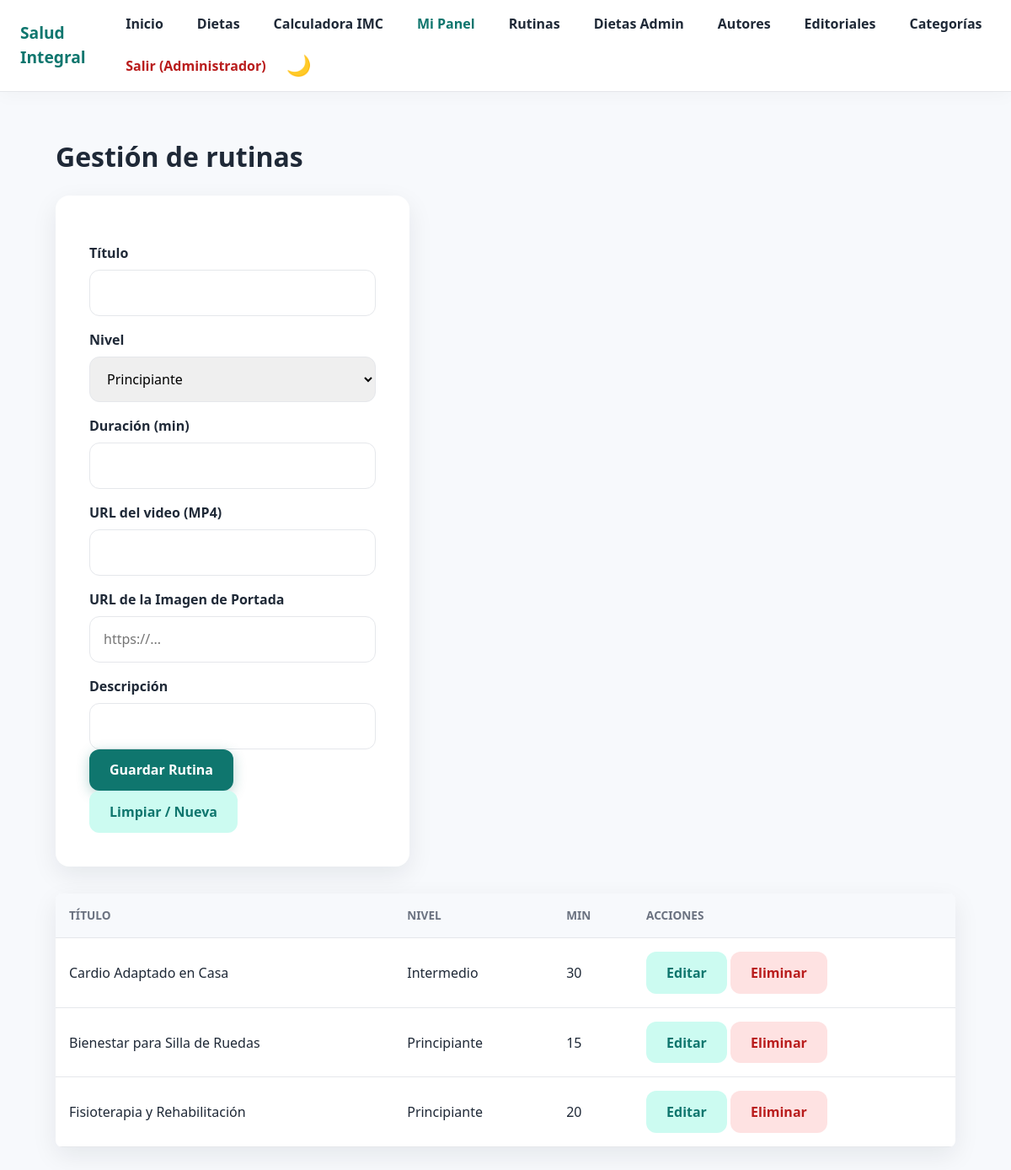
The page /modulos/rutinas.php (signed in) on the database its author committed.
### tables this page shows
CREATE TABLE rutinas (
    id INT AUTO_INCREMENT PRIMARY KEY,
    titulo VARCHAR(150) NOT NULL,
    nivel ENUM('Principiante','Intermedio','Avanzado') NOT NULL,
    duracion_minutos INT NOT NULL,
    video_url VARCHAR(255) DEFAULT NULL,
    descripcion TEXT,
    imagen_url VARCHAR(255) DEFAULT NULL
);

### modulos/rutinas.php (the view, shortened to what this page needs)
<?php
require_once '../config/conexion.php';
$rutinas = $pdo->query('SELECT * FROM rutinas ORDER BY id DESC')->fetchAll();
?>
<!DOCTYPE html>
<html lang="es">
<head>
<link rel="stylesheet" href="../Assets/CSS/estilos.css">
</head>
<body>
<?php include '../includes/cabecera.php'; ?>
<main class="dashboard">
  <h1>Gestión de rutinas</h1>
  <form method="POST" action="rutinas.php" class="auth-card" style="max-width:100%; margin-bottom: 2rem;">
    <label>Título</label>
    <input type="text" name="titulo" id="form_titulo" required maxlength="150">
    <label>Nivel</label>
    <select name="nivel" id="form_nivel" required>
      <option value="Principiante">Principiante</option>
    </select>
    <label>Duración (min)</label>
    <input type="number" name="duracion" id="form_duracion" min="1" required>
    <label>URL del video (MP4)</label>
    <input type="url" name="video" id="form_video">
    <label>URL de la Imagen de Portada</label>
    <input type="url" name="imagen_url" id="form_imagen" placeholder="https://...">
    <label>Descripción</label>
    <input type="text" name="descripcion" id="form_desc">
    <button type="submit" class="btn-primario">Guardar Rutina</button>
    <button type="button" class="btn-secundario" onclick="document.getElementById('form_id').value='0'; this.form.reset();">Limpiar / Nueva</button>
  </form>
  <table class="tabla" style="width: 100%; border-collapse: collapse; background: #fff; border-radius: 8px; overflow: hidden; box-shadow: var(--sombra);">
    <thead style="background: var(--fondo); text-align: left;">
      <tr>
        <th style="padding: 1rem;">Título</th>
        <th style="padding: 1rem;">Nivel</th>
        <th style="padding: 1rem;">Min</th>
        <th style="padding: 1rem;">Acciones</th>
      </tr>
    </thead>
    <tbody>
      <?php foreach ($rutinas as $r): ?>
      <tr style="border-bottom: 1px solid var(--borde);">
        <td style="padding: 1rem;"><?= htmlspecialchars($r['titulo']) ?></td>
        <td style="padding: 1rem;"><?= htmlspecialchars($r['nivel']) ?></td>
        <td style="padding: 1rem;"><?= htmlspecialchars($r['duracion_minutos']) ?></td>
        <td style="padding: 1rem;">
          <button type="button" class="btn-secundario" onclick="editarRutina(
            <?= $r['id'] ?>,
            '<?= addslashes($r['titulo']) ?>',
            '<?= $r['nivel'] ?>',
            <?= $r['duracion_minutos'] ?>,
            '<?= addslashes($r['video_url'] ?? '') ?>',
            '<?= addslashes($r['imagen_url'] ?? '') ?>',
            '<?= addslashes($r['descripcion'] ?? '') ?>'
          )">Editar</button>
          <a href="rutinas.php?eliminar=<?= $r['id'] ?>" class="btn-secundario" style="text-decoration:none; background:#fee2e2; color:#b91c1c;" onclick="return confirm('¿Eliminar esta rutina?')">Eliminar</a>
        </td>
      </tr>
      <?php endforeach; ?>
    </tbody>
  </table>
</main>
</body>
</html>

### Assets/CSS/estilos.css (style rules this page uses)
:root { --fondo: #f7f9fc; --superficie: #ffffff; --texto: #1f2937; --suave: #6b7280; --primario: #0f766e; --primario-claro: #ccfbf1; --borde: #e5e7eb; --radio: 16px; --sombra: 0 10px 30px rgba(15, 23, 42, 0.08); }
* { box-sizing: border-box; }
body { margin: 0; font-family: system-ui, -apple-system, "Segoe UI", Roboto, sans-serif; background: var(--fondo); color: var(--texto); line-height: 1.5; }
.auth-card { width: min(420px, 100%); background: var(--superficie); padding: 2rem; border-radius: var(--radio); box-shadow: var(--sombra); }
label { display: block; margin: 1rem 0 .35rem; font-weight: 600; }
input { width: 100%; padding: .85rem 1rem; border: 1px solid var(--borde); border-radius: 12px; font: inherit; }
.btn-primario, .btn-secundario { border: 0; border-radius: 12px; padding: .9rem 1.2rem; font: inherit; font-weight: 700; cursor: pointer; min-height: 48px; }
.btn-primario { background: var(--primario); color: #fff; }
.btn-secundario { background: var(--primario-claro); color: var(--primario); }
.dashboard { max-width: 1100px; margin: 0 auto; padding: 2rem 1.25rem 3rem; }
.tabla { width: 100%; border-collapse: collapse; margin-top: 1.5rem; background: #fff; border-radius: var(--radio); overflow: hidden; }
.tabla th, .tabla td { padding: .75rem 1rem; text-align: left; border-bottom: 1px solid var(--borde); }
.tabla th { background: var(--fondo); font-size: .85rem; text-transform: uppercase; color: var(--suave); }
:root { --fondo: #f7f9fc; --superficie: #ffffff; --texto: #1f2937; --suave: #6b7280; --primario: #0f766e; --primario-claro: #ccfbf1; --borde: #e5e7eb; --radio: 16px; --sombra: 0 10px 30px rgba(15, 23, 42, 0.08); --sombra-hover: 0 20px 40px rgba(15, 118, 110, 0.15); }
body { margin: 0; font-family: system-ui, -apple-system, "Segoe UI", Roboto, sans-serif; background: var(--fondo); color: var(--texto); line-height: 1.5; overflow-x: hidden; }
.btn-primario, .btn-secundario { border: 0; border-radius: 12px; padding: .9rem 1.5rem; font: inherit; font-weight: 700; cursor: pointer; min-height: 48px; transition: all 0.3s cubic-bezier(0.4, 0, 0.2, 1); display: inline-flex; align-items: center; justify-content: center; text-decoration: none; }
.btn-primario { background: var(--primario); color: #fff; box-shadow: 0 4px 15px rgba(15, 118, 110, 0.3); }
.dashboard { max-width: 1200px; margin: 0 auto; padding: 2rem 1.5rem 4rem; }
.auth-card { width: min(420px, 100%); background: var(--superficie); padding: 2.5rem; border-radius: var(--radio); box-shadow: var(--sombra); animation: fadeInUp 0.5s ease; }
label { display: block; margin: 1rem 0 .5rem; font-weight: 600; }
input, select { width: 100%; padding: .9rem 1rem; border: 1px solid var(--borde); border-radius: 12px; font: inherit; transition: border 0.3s; }
body { margin: 0; font-family: system-ui, sans-serif; background: var(--fondo); color: var(--texto); line-height: 1.5; }
.dashboard { max-width: 1100px; margin: 0 auto; padding: 2rem 1rem 4rem; }
.btn-primario, .btn-secundario { border: 0; border-radius: 12px; padding: .8rem 1.5rem; font-weight: 700; cursor: pointer; transition: 0.3s; display: inline-block; }

### rows shown on the page
rutinas: titulo "Cardio Adaptado en Casa", nivel "Intermedio", duracion_minutos "30"
rutinas: titulo "Bienestar para Silla de Ruedas", nivel "Principiante", duracion_minutos "15"
rutinas: titulo "Fisioterapia y Rehabilitación", nivel "Principiante", duracion_minutos "20"

### other values the page prints
$u['nombre'] "Administrador"
